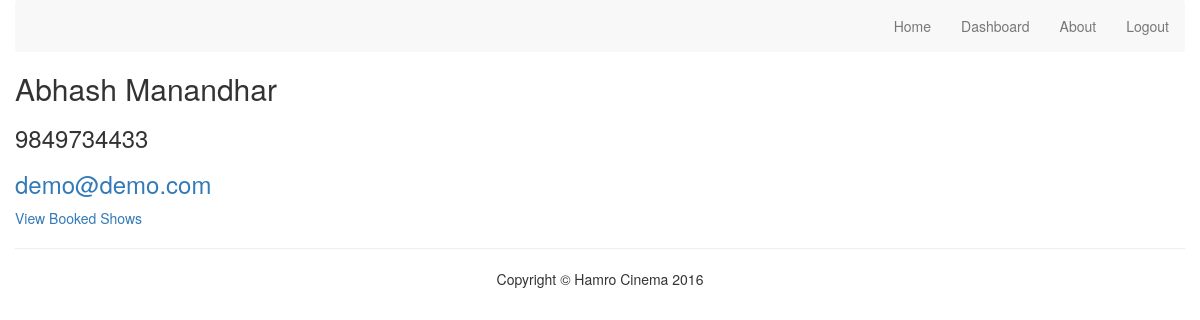
Screenshot of /dashboard.php (signed in) with the database file from the repository.
### tables this page shows
CREATE TABLE `user` (
  `user_id` int(11) NOT NULL,
  `name` varchar(255) NOT NULL,
  `phone_no` varchar(255) NOT NULL,
  `email` varchar(255) NOT NULL,
  `password` varchar(255) NOT NULL
);

### initialize.php (called while the page is built, shortened)
<?php
if (isset($_SESSION['sessionUserEmailHamro'])) {
	$sessionCheck = $_SESSION['sessionUserEmailHamro'];
}
?>

### dashboard.php (the view, shortened to what this page needs)
<!DOCTYPE html>
<html lang="en">
<?php
include 'include.php';
?>
<head>
    <link rel="stylesheet" type="text/css" href="style/bootstrap.min.css">
    <link rel="stylesheet" type="text/css" href="style/style.css">
</head>
<body>
    <div class="container-fluid">
        <?php
        include 'menu.php';
        if ($sessionCheck != "") {
            $userDetails = $pdo->prepare('select * from hamrocinema.user where email=?');
            $userDetails->execute([$sessionCheck]);
            while ($row = $userDetails->fetch()) {
            ?>
            <h2><?php echo $row['name'] ?></h2>
            <h3><?php echo $row['phone_no'] ?></h3>
            <h3><a href="mailto:<?php echo $row['email'] ?>"><?php echo $row['email'] ?></a></h3>
            <div><a href="booking.php">View Booked Shows</a></div>
            <?php
            }
        } else {
            echo "<h4>Login First</h4>";
        }
        ?>
        <?php include 'footer.php'; ?>
    </div>
</body>
</html>

### style/style.css (style rules this page uses)
body { text-align: justify; }

### rows the page displays
user: name "Abhash Manandhar", phone_no "9849734433", email "demo@demo.com"
